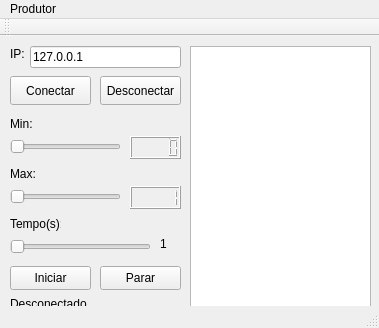
<?xml version="1.0" encoding="UTF-8"?>
<ui version="4.0">
 <class>MainWindow</class>
 <widget class="QMainWindow" name="MainWindow">
  <property name="geometry">
   <rect>
    <x>0</x>
    <y>0</y>
    <width>379</width>
    <height>328</height>
   </rect>
  </property>
  <property name="windowTitle">
   <string>MainWindow</string>
  </property>
  <widget class="QWidget" name="centralWidget">
   <widget class="QPushButton" name="botConectar">
    <property name="geometry">
     <rect>
      <x>10</x>
      <y>40</y>
      <width>81</width>
      <height>29</height>
     </rect>
    </property>
    <property name="text">
     <string>Conectar</string>
    </property>
   </widget>
   <widget class="QLabel" name="label">
    <property name="geometry">
     <rect>
      <x>10</x>
      <y>10</y>
      <width>16</width>
      <height>16</height>
     </rect>
    </property>
    <property name="text">
     <string>IP:</string>
    </property>
   </widget>
   <widget class="QLineEdit" name="lineEdit">
    <property name="geometry">
     <rect>
      <x>30</x>
      <y>10</y>
      <width>151</width>
      <height>22</height>
     </rect>
    </property>
    <property name="text">
     <string>127.0.0.1</string>
    </property>
   </widget>
   <widget class="QPushButton" name="botDesconectar">
    <property name="geometry">
     <rect>
      <x>100</x>
      <y>40</y>
      <width>81</width>
      <height>29</height>
     </rect>
    </property>
    <property name="text">
     <string>Desconectar</string>
    </property>
   </widget>
   <widget class="QLabel" name="label_2">
    <property name="geometry">
     <rect>
      <x>10</x>
      <y>80</y>
      <width>31</width>
      <height>16</height>
     </rect>
    </property>
    <property name="text">
     <string>Min:</string>
    </property>
   </widget>
   <widget class="QSlider" name="minSlider">
    <property name="geometry">
     <rect>
      <x>10</x>
      <y>100</y>
      <width>111</width>
      <height>22</height>
     </rect>
    </property>
    <property name="orientation">
     <enum>Qt::Horizontal</enum>
    </property>
   </widget>
   <widget class="QLCDNumber" name="min">
    <property name="geometry">
     <rect>
      <x>130</x>
      <y>100</y>
      <width>51</width>
      <height>23</height>
     </rect>
    </property>
   </widget>
   <widget class="QSlider" name="maxSlider">
    <property name="geometry">
     <rect>
      <x>10</x>
      <y>150</y>
      <width>111</width>
      <height>22</height>
     </rect>
    </property>
    <property name="minimum">
     <number>1</number>
    </property>
    <property name="maximum">
     <number>100</number>
    </property>
    <property name="orientation">
     <enum>Qt::Horizontal</enum>
    </property>
   </widget>
   <widget class="QLabel" name="label_3">
    <property name="geometry">
     <rect>
      <x>10</x>
      <y>130</y>
      <width>31</width>
      <height>16</height>
     </rect>
    </property>
    <property name="text">
     <string>Max:</string>
    </property>
   </widget>
   <widget class="QLCDNumber" name="max">
    <property name="geometry">
     <rect>
      <x>130</x>
      <y>150</y>
      <width>51</width>
      <height>23</height>
     </rect>
    </property>
    <property name="intValue" stdset="0">
     <number>1</number>
    </property>
   </widget>
   <widget class="QLabel" name="label_4">
    <property name="geometry">
     <rect>
      <x>10</x>
      <y>180</y>
      <width>51</width>
      <height>16</height>
     </rect>
    </property>
    <property name="text">
     <string>Tempo(s):</string>
    </property>
   </widget>
   <widget class="QSlider" name="tempoSlider">
    <property name="geometry">
     <rect>
      <x>10</x>
      <y>200</y>
      <width>141</width>
      <height>22</height>
     </rect>
    </property>
    <property name="minimum">
     <number>1</number>
    </property>
    <property name="maximum">
     <number>100</number>
    </property>
    <property name="value">
     <number>1</number>
    </property>
    <property name="orientation">
     <enum>Qt::Horizontal</enum>
    </property>
    <property name="tickInterval">
     <number>0</number>
    </property>
   </widget>
   <widget class="QLabel" name="tempo">
    <property name="geometry">
     <rect>
      <x>160</x>
      <y>200</y>
      <width>21</width>
      <height>16</height>
     </rect>
    </property>
    <property name="text">
     <string>1</string>
    </property>
   </widget>
   <widget class="QLabel" name="label_5">
    <property name="geometry">
     <rect>
      <x>10</x>
      <y>260</y>
      <width>81</width>
      <height>16</height>
     </rect>
    </property>
    <property name="text">
     <string>Desconectado</string>
    </property>
   </widget>
   <widget class="QTextBrowser" name="Valores">
    <property name="geometry">
     <rect>
      <x>190</x>
      <y>10</y>
      <width>181</width>
      <height>261</height>
     </rect>
    </property>
   </widget>
   <widget class="QPushButton" name="botIniciar">
    <property name="geometry">
     <rect>
      <x>10</x>
      <y>230</y>
      <width>81</width>
      <height>24</height>
     </rect>
    </property>
    <property name="text">
     <string>Iniciar</string>
    </property>
   </widget>
   <widget class="QPushButton" name="botParar">
    <property name="geometry">
     <rect>
      <x>100</x>
      <y>230</y>
      <width>81</width>
      <height>24</height>
     </rect>
    </property>
    <property name="text">
     <string>Parar</string>
    </property>
   </widget>
  </widget>
  <widget class="QMenuBar" name="menuBar">
   <property name="geometry">
    <rect>
     <x>0</x>
     <y>0</y>
     <width>379</width>
     <height>22</height>
    </rect>
   </property>
   <widget class="QMenu" name="menuProdutor">
    <property name="title">
     <string>Produtor</string>
    </property>
   </widget>
   <addaction name="menuProdutor"/>
  </widget>
  <widget class="QToolBar" name="mainToolBar">
   <attribute name="toolBarArea">
    <enum>TopToolBarArea</enum>
   </attribute>
   <attribute name="toolBarBreak">
    <bool>false</bool>
   </attribute>
  </widget>
  <widget class="QStatusBar" name="statusBar"/>
 </widget>
 <layoutdefault spacing="6" margin="11"/>
 <resources/>
 <connections/>
</ui>
